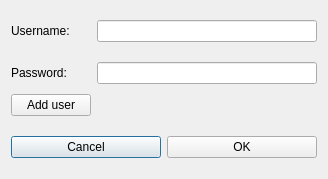
<?xml version="1.0" encoding="UTF-8"?>
<ui version="4.0">
 <class>Login</class>
 <widget class="QDialog" name="Login">
  <property name="geometry">
   <rect>
    <x>0</x>
    <y>0</y>
    <width>328</width>
    <height>179</height>
   </rect>
  </property>
  <property name="sizePolicy">
   <sizepolicy hsizetype="Fixed" vsizetype="Fixed">
    <horstretch>0</horstretch>
    <verstretch>0</verstretch>
   </sizepolicy>
  </property>
  <property name="windowTitle">
   <string>Shop login</string>
  </property>
  <layout class="QGridLayout" name="gridLayout">
   <item row="5" column="0" colspan="2">
    <spacer name="verticalSpacer">
     <property name="orientation">
      <enum>Qt::Vertical</enum>
     </property>
     <property name="sizeType">
      <enum>QSizePolicy::Preferred</enum>
     </property>
     <property name="sizeHint" stdset="0">
      <size>
       <width>20</width>
       <height>10</height>
      </size>
     </property>
    </spacer>
   </item>
   <item row="2" column="0" colspan="2">
    <spacer name="verticalSpacer_2">
     <property name="orientation">
      <enum>Qt::Vertical</enum>
     </property>
     <property name="sizeType">
      <enum>QSizePolicy::Preferred</enum>
     </property>
     <property name="sizeHint" stdset="0">
      <size>
       <width>20</width>
       <height>10</height>
      </size>
     </property>
    </spacer>
   </item>
   <item row="1" column="0">
    <widget class="QLabel" name="label">
     <property name="text">
      <string>Username:</string>
     </property>
    </widget>
   </item>
   <item row="3" column="0">
    <widget class="QLabel" name="label_2">
     <property name="text">
      <string>Password:</string>
     </property>
    </widget>
   </item>
   <item row="3" column="1">
    <widget class="QLineEdit" name="passwordLineEdit"/>
   </item>
   <item row="0" column="0" colspan="2">
    <spacer name="verticalSpacer_3">
     <property name="orientation">
      <enum>Qt::Vertical</enum>
     </property>
     <property name="sizeType">
      <enum>QSizePolicy::Preferred</enum>
     </property>
     <property name="sizeHint" stdset="0">
      <size>
       <width>20</width>
       <height>5</height>
      </size>
     </property>
    </spacer>
   </item>
   <item row="1" column="1">
    <widget class="QLineEdit" name="usernameLineEdit"/>
   </item>
   <item row="8" column="0" colspan="2">
    <spacer name="verticalSpacer_4">
     <property name="orientation">
      <enum>Qt::Vertical</enum>
     </property>
     <property name="sizeType">
      <enum>QSizePolicy::Preferred</enum>
     </property>
     <property name="sizeHint" stdset="0">
      <size>
       <width>20</width>
       <height>5</height>
      </size>
     </property>
    </spacer>
   </item>
   <item row="7" column="0" colspan="2">
    <layout class="QHBoxLayout" name="horizontalLayout">
     <item>
      <widget class="QPushButton" name="cancelButton">
       <property name="text">
        <string>Cancel</string>
       </property>
      </widget>
     </item>
     <item>
      <widget class="QPushButton" name="okButton">
       <property name="text">
        <string>OK</string>
       </property>
      </widget>
     </item>
    </layout>
   </item>
   <item row="4" column="0">
    <widget class="QPushButton" name="addUserButton">
     <property name="text">
      <string>Add user</string>
     </property>
    </widget>
   </item>
  </layout>
 </widget>
 <resources/>
 <connections/>
</ui>
